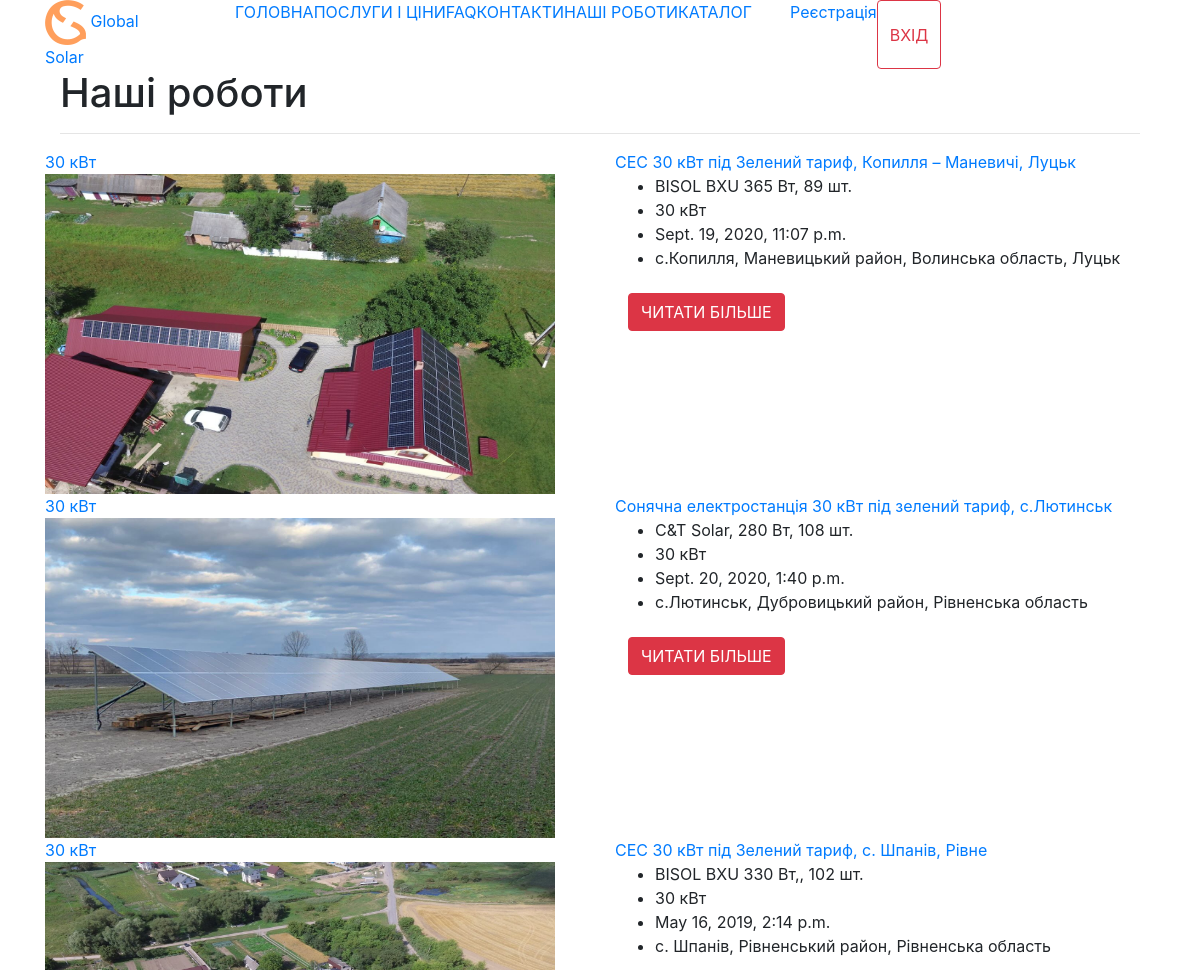
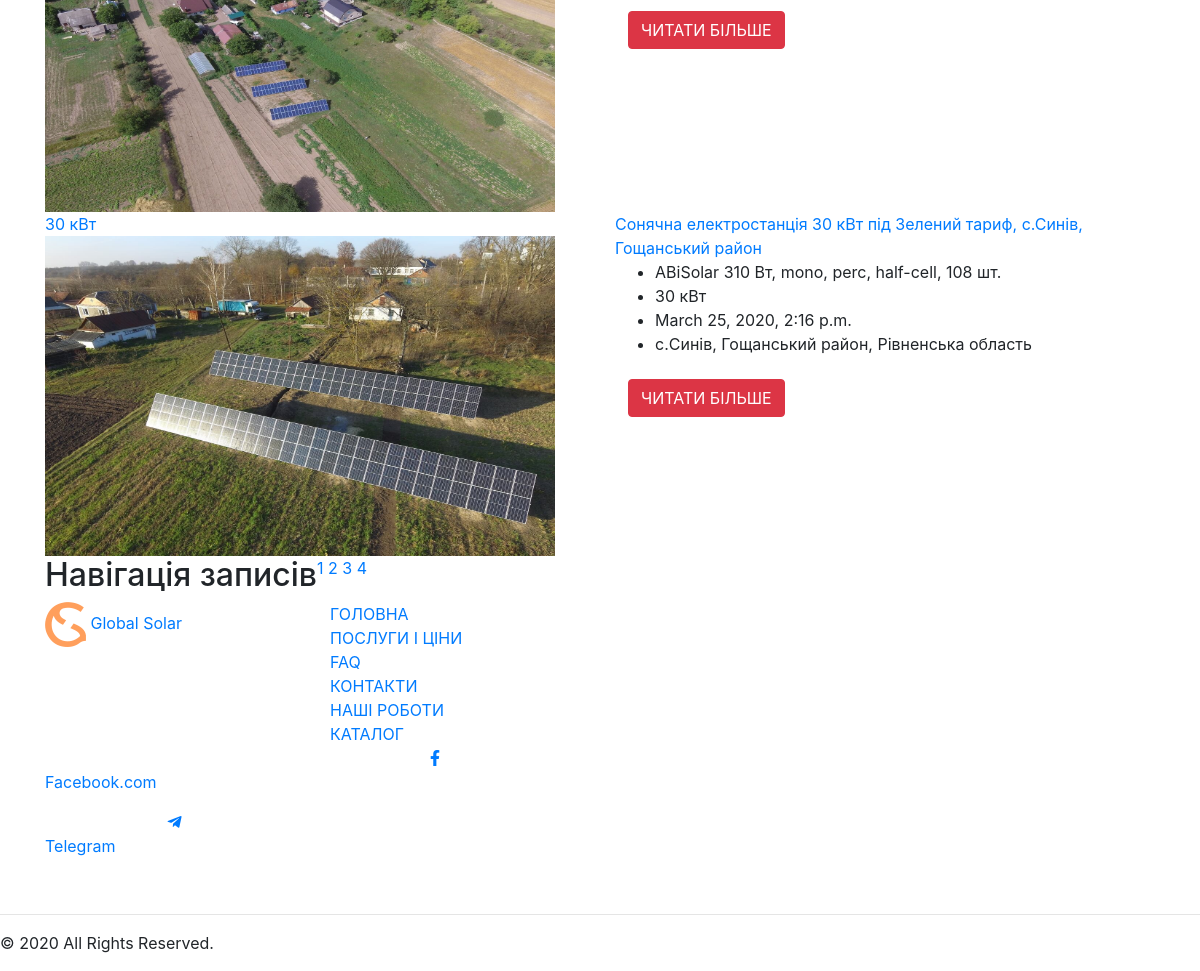
The page /portfolio/ on the database its author committed (2 pictures, top to bottom).
### portfolio/models.py (models this page shows, shortened)
class Portfolio(models.Model):
    title = models.CharField(max_length=250)
    product_type = models.CharField(max_length=250, blank=True)
    amount = models.IntegerField(blank=True, null=True)
    voltage = models.IntegerField()
    list_date = models.DateTimeField(default=datetime.now)
    address = models.CharField(max_length=250, blank=True)
    is_published = models.BooleanField(default=True)
    photo_0 = models.ImageField(upload_to="photos/%Y/%m/%d/")

### portfolio/views.py (the view)
# urls.py: path('', views.index, name="catalog"),
def index(request):
    our_works = Portfolio.objects.order_by(
        '-voltage').filter(is_published=True)
    paginator = Paginator(our_works, 4)
    page = request.GET.get('page')
    pagged_works = paginator.get_page(page)
    context = {
        'our_works': pagged_works
    }
    return render(request, "pages/our_works.html", context)

### templates/pages/our_works.html
{% extends 'base.html' %} {% load static %} {% block content %}
<main>
  <div class="container-fluid bg-our_work">
    <div class="container">
      <div class="head col-12">
        <h1>Наші роботи</h1>
        <hr />
      </div>
      {% for work in our_works %}
      <div class="one-work row">
        <div class="col-6 work_img">
          <a href="{% url 'work' work.id %}">
            <div class="green_triangle">
              <span>{{work.voltage}} кВт</span>
            </div>
            <img width="510" height="320" src="{{work.photo_0.url}}" />
          </a>
        </div>
        <div class="col-6 descr">
          <a class="title-news-blog" href="{% url 'work' work.id %}"
            >{{work.title}}</a
          >
          <ul class="green_disc panels_param">
            <li>{{work.product_type}}, {{work.amount}} шт.</li>
            <li>{{work.voltage}} кВт</li>
            <li>{{work.list_date}}</li>
            <li>{{work.address}}</li>
          </ul>
          <div class="btn">
            <a href="{% url 'work' work.id %}" class="btn btn-danger"
              >ЧИТАТИ БІЛЬШЕ</a
            >
          </div>
        </div>
      </div>
      {% endfor %}
      <div class="row" id="pagin">
        <div class="col-12">
          <nav
            class="navigation pagination"
            role="navigation"
            aria-label="Навігація записів"
          >
            <h2 class="screen-reader-text">Навігація записів</h2>
            <div class="nav-links">
              <a class="page-numbers" href="?page=1">1</a>
              <a class="page-numbers" href="?page=2">2</a>
              <a class="page-numbers" href="?page=3">3</a>
              <a class="page-numbers" href="?page=4">4</a>
            </div>
          </nav>
        </div>
      </div>
    </div>
  </div>
</main>
{% endblock %}

### rows shown on the page
Portfolio: voltage "30", photo_0 (picture), title "СЕС 30 кВт під Зелений тариф, Копилля – Маневичі, Луцьк", product_type "BISOL BXU 365 Вт", amount "89", list_date "Sept. 19, 2020, 11:07 p.m.", address "с.Копилля, Маневицький район, Волинська область, Луцьк"
Portfolio: voltage "30", photo_0 (picture), title "Сонячна електростанція 30 кВт під зелений тариф, с.Лютинськ", product_type "C&T Solar, 280 Вт", amount "108", list_date "Sept. 20, 2020, 1:40 p.m.", address "с.Лютинськ, Дубровицький район, Рівненська область"
Portfolio: voltage "30", photo_0 (picture), title "СЕС 30 кВт під Зелений тариф, с. Шпанів, Рівне", product_type "BISOL BXU 330 Вт,", amount "102", list_date "May 16, 2019, 2:14 p.m.", address "с. Шпанів, Рівненський район, Рівненська область"
Portfolio: voltage "30", photo_0 (picture), title "Сонячна електростанція 30 кВт під Зелений тариф, с.Синів, Гощанський район", product_type "ABiSolar 310 Вт, mono, perc, half-cell", amount "108", list_date "March 25, 2020, 2:16 p.m.", address "c.Синів, Гощанський район, Рівненська область"
